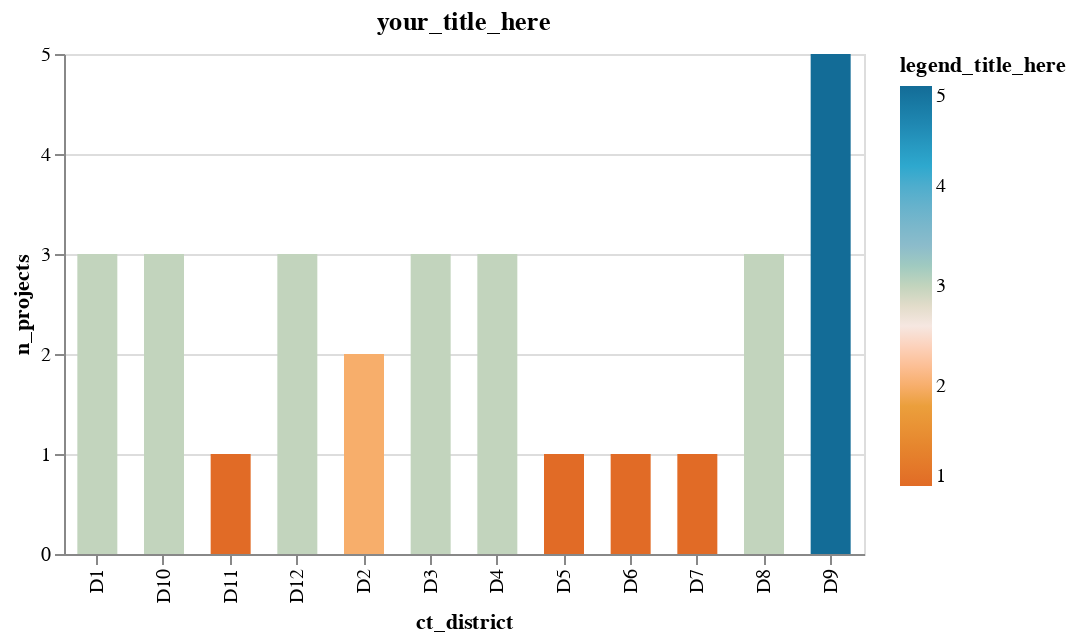

The notebook cell this image was saved under:
### Markdown cell above
### Finishing Touches 
* Sizing
* Tooltip
* Remapping
* Saving

### Code cell
alt.Chart(agg1, title="your_title_here").mark_bar(size=20).encode(
    x=alt.X("ct_district"),
    y=alt.Y("n_projects", scale=alt.Scale(domain=[0, 5])),
    color=alt.Color(
        "n_projects",
        title="legend_title_here",
        scale=alt.Scale(range=calitp_color_palette.CALITP_DIVERGING_COLORS),
    ),
    tooltip=list(agg1.columns),
).properties(width=400, height=250)

### Figure 1 — Vega-Lite specification as saved in the notebook (floating-point values rounded to 4 significant figures)
{"config": {"view": {"continuousWidth": 300, "continuousHeight": 300}}, "data": {"name": "data-301c1772def9fbab1a6226de718fe867"}, "mark": {"type": "bar", "size": 20}, "encoding": {"color": {"field": "n_projects", "scale": {"range": ["#E16B26", "#EB9F3C", "#f6e7e1", "#8CBCCB", "#2EA8CE", "#136C97"]}, "title": "legend_title_here", "type": "quantitative"}, "tooltip": [{"field": "ct_district", "type": "nominal"}, {"field": "median_score", "type": "quantitative"}, {"field": "min_score", "type": "quantitative"}, {"field": "max_score", "type": "quantitative"}, {"field": "n_projects", "type": "quantitative"}], "x": {"field": "ct_district", "type": "nominal"}, "y": {"field": "n_projects", "scale": {"domain": [0, 5]}, "type": "quantitative"}}, "height": 250, "title": "your_title_here", "width": 400, "$schema": "https://vega.github.io/schema/vega-lite/v5.14.1.json", "datasets": {"data-301c1772def9fbab1a6226de718fe867": [{"ct_district": "D1", "median_score": 69.0, "min_score": 68, "max_score": 81, "n_projects": 3}, {"ct_district": "D2", "median_score": 60.5, "min_score": 55, "max_score": 66, "n_projects": 2}, {"ct_district": "D3", "median_score": 72.0, "min_score": 68, "max_score": 74, "n_projects": 3}, {"ct_district": "D4", "median_score": 69.0, "min_score": 63, "max_score": 83, "n_projects": 3}, {"ct_district": "D5", "median_score": 73.0, "min_score": 73, "max_score": 73, "n_projects": 1}, {"ct_district": "D6", "median_score": 64.0, "min_score": 64, "max_score": 64, "n_projects": 1}, {"ct_district": "D7", "median_score": 78.0, "min_score": 78, "max_score": 78, "n_projects": 1}, {"ct_district": "D8", "median_score": 82.0, "min_score": 80, "max_score": 89, "n_projects": 3}, {"ct_district": "D9", "median_score": 74.0, "min_score": 65, "max_score": 81, "n_projects": 5}, {"ct_district": "D10", "median_score": 72.0, "min_score": 68, "max_score": 76, "n_projects": 3}, {"ct_district": "D11", "median_score": 80.0, "min_score": 80, "max_score": 80, "n_projects": 1}, {"ct_district": "D12", "median_score": 75.0, "min_score": 58, "max_score": 79, "n_projects": 3}]}}
